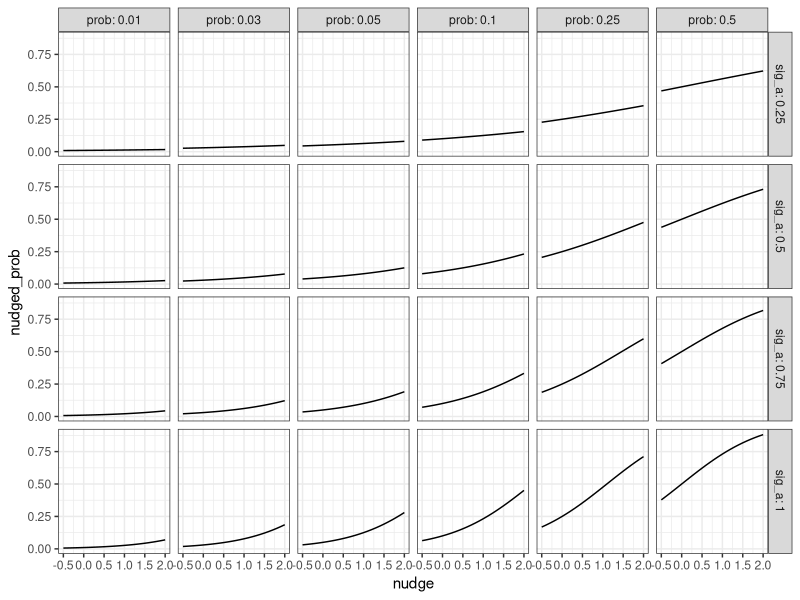

R code for this plot:
## ---- chunk 1
knitr::opts_chunk$set(echo = TRUE)
## ---- chunk 2
library(pracma)
library(ggplot2)
library(tidyr)
library(dplyr)
## ---- chunk 3
nudge_threshold <- Vectorize(
  function(t, a, nudge) {
    c <- logit(t, a = a)
    sigmoid(c + nudge, a = a)
  }
)
## ---- chunk 4
df <- expand_grid(
  prob = c(0.01, 0.03, 0.05, 0.1, 0.25, 0.5),
  sig_a = c(0.25, 0.5, 0.75, 1),
  nudge = -5:20 / 10
) %>%
  as_tibble() %>%
  mutate(nudged_prob = nudge_threshold(prob, sig_a, nudge))
## ---- chunk 5
ggplot(df) +
  geom_line(aes(x = nudge, y = nudged_prob, group = prob)) + 
  facet_grid(sig_a ~ prob, labeller = label_both) + 
  theme_bw()
